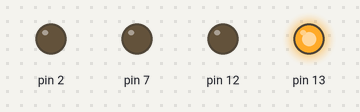
The sketch below on a simulated Arduino Uno, built with avr-gcc and run on an emulated ATmega328P. On the bench: output pins drawn as LEDs (lit = HIGH).

Above: at 0.5 s.
At 1.5 s:
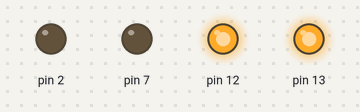
At 2.5 s:
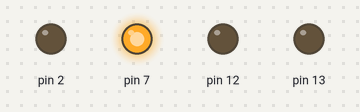
At 3.5 s:
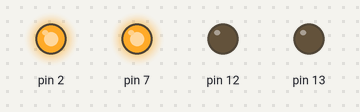
Timing chart, 0 to 5.2 s (numbered marks = the images above):
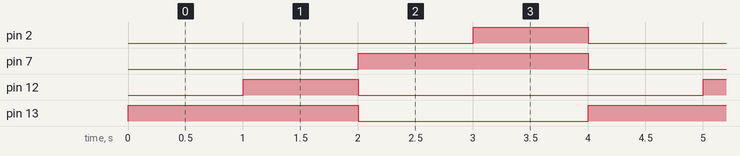

The sketch:

Arduino-pd01_tarefa4.ino
```cpp
// C++ code
/*Tarefa 4
	-no circuito anterior monte MAIS mais uma sinaleira,
    com três leds coloridos, Verde, Vermelho e Amarelo.
	- faça com que, quando uma das sinaleiras estiver
    em verde a outra fique em vermelho.
	- configure a seguinte sequência de acendimento:*/
void setup()
{
  pinMode(13, OUTPUT);
  pinMode(12, OUTPUT);
  pinMode(7, OUTPUT);
  pinMode(2, OUTPUT);
}

void loop()
{
  /*1-sinaleira UM em verde, sinaleira DOIS EM Vermelho,
  por 1 segundo*/
  digitalWrite(13, HIGH);
  delay(1000);

  /*2-sinaleira UM em verde e amarelo,
  sinaleira DOIS em Vermelho, por 1 segundo*/
  digitalWrite(12, HIGH);
  delay(1000);

  /*3-sinaleira UM em vermelho,
  sinaleira DOIS em Verde, por 1 segundo*/
  digitalWrite(13, LOW);
  digitalWrite(12, LOW);

  digitalWrite(7, HIGH);
  delay(1000);

  /*4-sinaleira UM em vermelho,
  sinaleira DOIS em verde e amarelo, por 1 segundo*/
  digitalWrite(2, HIGH);
  delay(1000);
  digitalWrite(2, LOW);
  digitalWrite(7, LOW);
}
```

Measured:
- by itself, pin 2, pin 12: alternates HIGH for 1.0 s and LOW for 3.0 s
- by itself, pin 7, pin 13: alternates HIGH for 2.0 s and LOW for 2.0 s
- by itself, everything shown: repeats every 4.0 s, in 5 steps
